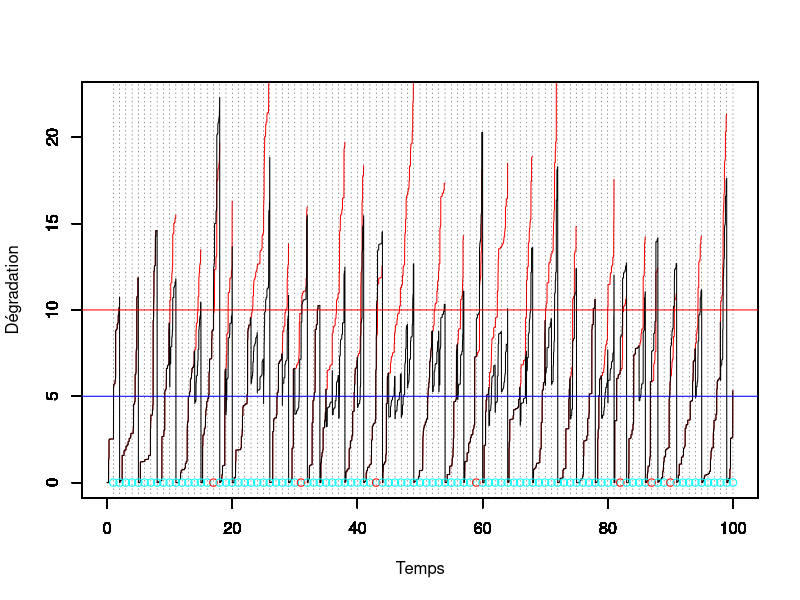
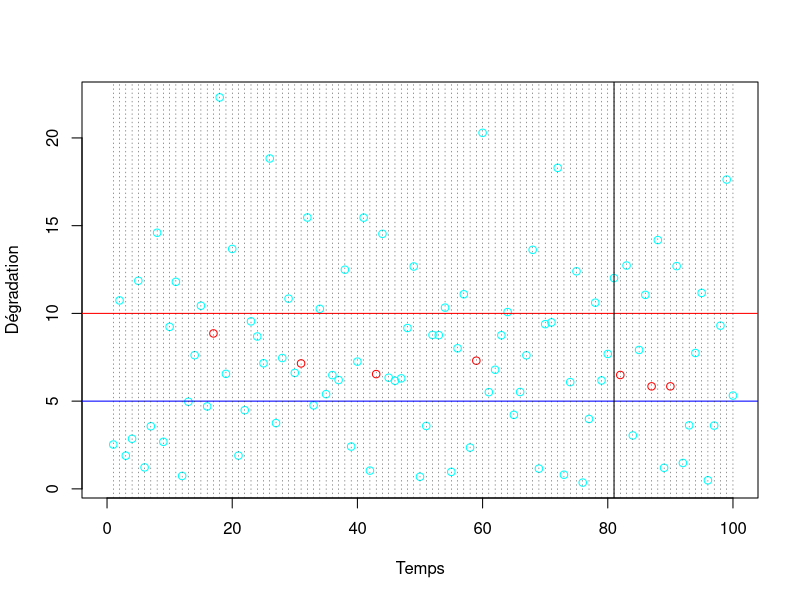

Generate these figures, in order, with R: (Note: this script raises an error after producing the figures.)
#### Programme de simulation lorsqu'on observe uniquement la dégradation juste avant l'inspection
#### avec deux effets de la maintenance :
#### ARD inf avec rho in [0,1] avec proba p
#### ARD inf avec rho' pour les réparations néfastes avec proba 1-p

#############################
#############################
### PREPARATION DU SCRIPT ###
#############################
#############################

# Nettoyage
rm(list = ls())

# Chargement des packages
library(ggplot2)
library(tidyverse)

##################
##################
### PARAMETRES ###
##################
##################

# Intervalle inter-inspection
tau <- 1 
# Paramètre ARDinf pour les maintenances efficaces (avec proba p)
rho <- 0.4 
# Paramètre ARDinf pour les maintenances néfastes (avec proba 1-p)
rho_w <- 0.3 
# Proba que la maintenance préventive soit efficace
p <- 0.8 
# Seuil pour MP
L <- 5 
# Seuil pour MC
M <- 10 

# Paramètre de forme de Gamma a = alpha (t)^beta
alpha <- 2
# Paramètre de forme  de Gamma
beta <- 1.4 
# Paramètre d'échelle du Gamma
b <- 1.5   

# Vecteur des paramètres à estimer
theta <-c(alpha, beta, b, rho, rho_w, p)

###################################################################
###################################################################
### SIMULATION D'UN PROCESSUS JUSQU'A UN HORIZON DE TEMPS DONNE ###
###################################################################
###################################################################

# Fenêtre d'observation du processus
tps.final <- 100 
# Pas de temps pour la simulation
pas <- 0.01 
# Vecteur des instants de simulation
temps <- seq(from = 0,to = tps.final,by = pas)
n <- length(temps)

# Initialisation du nb de cycle de renouvellement
id.newcycle <- FALSE 

# Lombre d'inspections max pendant la fenêtre d'observation
nb.inspections <- floor(tps.final/tau) 

# Temps des inspections (t_i dans le papier)
temps.insp <-temps[tau/pas*(1:nb.inspections)+1] 

# Données observées (pendant les inspections, à t_j^-)
obs <- vector(mode = "numeric", length = nb.inspections)
# Données non observées : 1 si PM efficace, 0 si worse
vect.b <- rep(x = 1, times = nb.inspections) 
# Données observées : 1 si renouvellement
Delta.P <-rep(x = 0, times = nb.inspections) 

# Indicateur prochaine inspection
j <- 1 
# Identifier le j où nouveau cycle
j.newcycle <- 0
# Compteur de cycles
nb.cycles <- 1 

# Processus Gamma simulé : nb.lignes = nb.cycles
x <- matrix(nrow = nb.inspections, ncol = n) 
# Initialisation du processus Gamma = 0 à t = 0
x[nb.cycles,1] <- 0     
for(i in 2:n){
  x[nb.cycles, i] = x[nb.cycles, i-1] + rgamma(1,scale = b, shape = alpha*(temps[i]^beta-temps[i-1]^beta))
}
# Processus Gamma maintenu
y <- vector(mode = "numeric", length = n) 
# Processus Gamma maintenu
y.tilde <- vector(mode = "numeric", length = n) 
y[1] <- 0
y.tilde[1] <- 0

while (j <= nb.inspections) {
  # Boucle sur un cycle de renouvellement
  if (id.newcycle){
    # On resimule un x depuis 0
    # Initialisation du processus Gamma = 0 à t=0
    x[nb.cycles,1] = 0     
    for(i in 2:n){
      x[nb.cycles,i] = x[nb.cycles,i-1] + 
        rgamma(n = 1, scale = b, shape = alpha*(temps[i]^beta-temps[i-1]^beta))
    }
    id.newcycle <- FALSE
  }
  
  y.tilde[((j-1)*tau/pas+2):(j*(tau/pas)+1)] <-
    y[((j-1)*tau/pas+2):(j*(tau/pas)+1)]<-y[(j-1)*tau/pas+1] + 
    x[nb.cycles,((j-j.newcycle-1)*tau/pas+2):((j-j.newcycle)*(tau/pas)+1)] - 
    x[nb.cycles,(j-j.newcycle-1)*tau/pas+1]
  
  # Etat de dégradation à l'inspection (t_j^-)
  obs[j] <- y[j*tau/pas+1] 
  
  if (obs[j] < L) {
    print("no action")
  } else {
    if (obs[j]<M) {
      u <- runif(n = 1)
      if (u>p) vect.b[j] <- 0
      ifelse(u<=p, y[j*tau/pas+1] <- (1-rho)*y[j*tau/pas+1], y[j*tau/pas+1] <- (1+rho_w)*y[j*tau/pas+1])
       # on écrase (ARD infini)
    } else {
      y[j*tau/pas+1] <- 0
      id.newcycle <- TRUE
      j.newcycle <- j
      nb.cycles <- nb.cycles+1
      Delta.P[j] <- 1
    }
  }
  j <- j+1
}

# Indicatrice u_i
vect.u <- (obs<M)*(obs>L) 

#df <- data.frame(temps,x,y)
#mygraph <- ggplot(df,aes(x = temps)) +  
#  geom_line(aes(y = y), color = "darkred") +
#  geom_line(aes(y = x), color="steelblue", linetype="twodash") +
#  geom_abline(slope = 0,intercept = L,color="blue") +
#  geom_abline(slope = 0,intercept = M,color="red")

temps.cycle <- c(0, tau*which(obs>M), tps.final)
indice.temps.cycle <- c(1, tau/pas*(which(obs>M))+1, length(temps))

for (k in 1:nb.cycles){
  plot(x = temps[indice.temps.cycle[k]:indice.temps.cycle[k+1]], 
       y = x[k,1:(indice.temps.cycle[k+1]-indice.temps.cycle[k]+1)],
       col = "red", type = "l", ylim = c(0,max(y.tilde)), xlim = c(0,tps.final), xlab = "", ylab = "")
  par(new = TRUE)
}
plot(x = temps, y = y.tilde, type = "l", ylim = c(0,max(y.tilde)), xlim = c(0,tps.final), ylab = "",
     xlab = "")

par(new = TRUE)
vect.b.fact <- factor(vect.b)
mescouleurs <- rainbow(length(levels(vect.b.fact)))
plot(x = tau*(1:nb.inspections), y = numeric(length = nb.inspections), ylim = c(0,max(y.tilde)),
     type = "p", xlim = c(0,tps.final), xlab = "Temps", ylab = "Dégradation",
     col = mescouleurs[vect.b.fact])
abline(h = L, col = "blue")
abline(h = M, col = "red")
abline(v = tau*(1:nb.inspections), lty = 3, col = grey(0.1), lwd = 0.45)

vect.b.fact <- factor(vect.b)
mescouleurs <- rainbow(length(levels(vect.b.fact)))
plot(x = 1:nb.inspections, y = obs, type = "p", xlim = c(0,tps.final), xlab = "Temps",
     ylab = "Dégradation", col = mescouleurs[vect.b.fact])
abline(h = L, col = "blue")
abline(h = M, col = "red")
abline(v = tau*(1:nb.inspections), lty =3, col = grey(0.1), lwd = 0.45)
abline(v = 81)

###########################################
###########################################
### ESTIMATION DES PARAMETRES : ALGO EM ###
###########################################
###########################################

# Nombre d'itérations
K <- 50

# Initialisation des paramètres
hat.theta<-matrix(nrow = K+1, ncol = 6)
#hat.theta[1,] <- c(1.2,1.1,1.5,0.2,0.2,0.5) # (alpha,beta,b,rho,rho^\prime,p)
hat.theta[1,] <- theta

# On ne définit les p.tildes[i] que lorsque u_{i-1}=1 
ind.u <- which(vect.u[1:(nb.inspections-1)] == 1)

# Indice intervenant dans les sommes (i.e tel que u_{i-1}=1)
ind.i.u <- rep(x = 0, times = nb.inspections)
ind.i.u[ind.u+1] <- 1

# Indice i lorsque Delta_{i-1}=1
ind.Delta <- which(Delta.P == 1)

ind.i.Delta <- rep(x = 0, times = nb.inspections)
ind.i.Delta[ind.Delta+1] <- 1

# Définition des y_{t_{i-1}}
obs.pre <- c(0, obs[1:(nb.inspections-1)])*(1-ind.i.Delta)

temps.insp.pre <- c(0, temps.insp[1:(nb.inspections-1)])

data <- data.frame(temps.insp, temps.insp.pre, obs, obs.pre, vect.u, vect.b, ind.i.u, Delta.P, ind.i.Delta)

# On ne garde que les y_i tq u_{i-1}=1
data1 <- filter(data, ind.i.u == 1) 
#data0 <- filter(data,ind.i.u==0)

delta <- hat.theta[1,1]*(data$temps.insp^hat.theta[1,2]-data$temps.insp.pre^hat.theta[1,2])

#p.tilde <- (hat.theta[1,6]*dgamma(obs-(1-c(0,Delta.P[1:(nb.inspections-1)]))*(1-hat.theta[1,4])^(c(0,vect.u[1:(nb.inspections-1)]))*c(0,obs[1:(nb.inspections-1)]),delta,rate=hat.theta[1,3]))/(hat.theta[1,6]*dgamma(obs-(1-c(0,Delta.P[1:(nb.inspections-1)]))*(1-hat.theta[1,4])^(c(0,vect.u[1:(nb.inspections-1)]))*c(0,obs[1:(nb.inspections-1)]),delta,rate=hat.theta[1,3])+(1-hat.theta[1,6])*dgamma(obs-(1-c(0,Delta.P[(nb.inspections-1)]))*(1+hat.theta[1,5])^(c(0,vect.u[1:(nb.inspections-1)]))*c(0,obs[1:(nb.inspections-1)]),delta,rate=hat.theta[1,3]))
# p.tilde uniquement défini lorsque u_{i-1}=1
p.tilde <- ifelse(data1$obs/data1$obs.pre<=1, 1, 
                  (hat.theta[1,6]*dgamma(data$obs[ind.i.u==1]-(1-hat.theta[1,4])*data$obs.pre[ind.i.u==1],delta[ind.i.u==1],rate=hat.theta[1,3]))/(hat.theta[1,6]*dgamma(data$obs[ind.i.u==1]-(1-hat.theta[1,4])*data$obs.pre[ind.i.u==1],delta[ind.i.u==1],rate=hat.theta[1,3])+(1-hat.theta[1,6])*dgamma(data$obs[ind.i.u==1]-(1+hat.theta[1,5])*data$obs.pre[ind.i.u==1],delta[ind.i.u==1],rate=hat.theta[1,3])))

data.temp <- data.frame(data1, p.tilde)
data1.rhow <- filter(data.temp, p.tilde<1)

# Définition de la borne inf pour rho
lower.rho <- max(1-data1$obs/data1$obs.pre)

# Définition de la borne sup pour rhow en enlevant les cas où p.tilde = 1
upper.rhow <- min(data1.rhow$obs/data1.rhow$obs.pre-1)

#data1.rho<-filter(data1,comp.p.tilde>0)

# forcer les p.tilde = 1 lorsque y_i/y_{i-1}<1 !

# p.tilde[which(data1$obs/data1$obs.pre<=1)] <- 1

for (k in 2:(K+1)){
  # Mise à jour de p
  hat.theta[k,6] <- mean(p.tilde)
  # Calcul des delta_i
  # Mise à jour de b
  num.b <- sum(hat.theta[k-1,1]*(temps.insp^hat.theta[k-1,2]-(c(0,temps.insp[1:(nb.inspections-1)]))^hat.theta[k-1,2]))
  det.b.1 <- sum(data$obs[ind.i.u==0]-data$obs.pre[ind.i.u==0])
  det.b.2 <- sum(p.tilde*(data$obs[ind.i.u==1]-(1-hat.theta[k-1,4])*data$obs.pre[ind.i.u==1])+(1-p.tilde)*(data$obs[ind.i.u==1]-(1+hat.theta[k-1,5])*data$obs.pre[ind.i.u==1]))
  det.b <- det.b.1+det.b.2  
  hat.theta[k,3] <- num.b/det.b 
  # Pour la mise à jour de rho et rho_w, on utilise optim car uniroot ne marche pas... 
  # En effet, plusieurs valeurs annulent la dérivée...
  f.rho <- Vectorize(function(x){
    y.rho <- data$obs[ind.i.u==1] - (1-x)*data$obs.pre[ind.i.u==1]
    logy.rho <- ifelse(y.rho<=0,-1e8,log(y.rho))
    res <- -hat.theta[k,3]*sum(p.tilde*y.rho)+sum(p.tilde*(delta[ind.i.u==1]-1)*logy.rho)
    return(res)
  })
  hat.theta[k,4] <- optimize(f = f.rho, interval = c(lower.rho,1), maximum = TRUE)$maximum
  f.rhow <- Vectorize(function(x){
    # UNE COUILLE ICI 
    # cond <- (p.tilde < 1) & (ind.i.u == 1)
    delta.rhow <- hat.theta[k-1,1]*(data1.rhow$temps.insp^hat.theta[k-1,2]-data1.rhow$temps.insp.pre^hat.theta[k-1,2])
    # 
    y.rhow <-data1.rhow$obs - (1+x)*data1.rhow$obs.pre
    # logy.rhow<-ifelse(y.rhow<=0,-Inf,log(y.rhow))
    logy.rhow <- ifelse(y.rhow<=0,- 1e8, log(y.rhow))
    res <- -hat.theta[k,3]*sum((1-data1.rhow$p.tilde)*y.rhow)+sum((1-data1.rhow$p.tilde)*(delta.rhow-1)*logy.rhow)
    return(res)
  })
  
  hat.theta[k,5] <- optimize(f = f.rhow, interval = c(0,upper.rhow), maximum = TRUE)$maximum
  # Mise à jour de alpha et beta
  y.u.0 <- data$obs[ind.i.u==0]-(1-Delta.P[ind.i.u==0])*data$obs.pre[ind.i.u==0]
  y.rho  <- data$obs[ind.i.u==1]-(1-hat.theta[k,4])*data$obs.pre[ind.i.u==1]
  y.rhow <- data$obs[ind.i.u==1]-(1+hat.theta[k,5])*data$obs.pre[ind.i.u==1]
  logy.u.O <- ifelse(y.u.0<=0, -1e8, log(y.u.0))
  logy.rho <-ifelse(y.rho<=0, -1e8, log(y.rho))
  #logy.rhow <- ifelse(y.rhow<=0, -1e8, log(y.rhow))
  logy.rhow <- y.rhow
  idx <- which(y.rhow<=0)
  logy.rhow[idx] <- -1e8
  logy.rhow[-idx] <- -log(y.rhow[-idx])
  
  f.ab <- Vectorize(function(x){
    delta.u.0 <- x[1]*(data$temps.insp[ind.i.u==0]^x[2]-data$temps.insp.pre[ind.i.u==0]^x[2])
    delta.u.1 <- x[1]*(data$temps.insp[ind.i.u==1]^x[2]-data$temps.insp.pre[ind.i.u==1]^x[2])
    delta.n   <- x[1]*(data$temps.insp^x[2]-data$temps.insp.pre^x[2]) # tous les delta_i
    res <- sum(delta.n)*log(hat.theta[k,3])-sum(log(gamma(delta.n)))+sum((delta.u.0-1)*logy.u.O)+sum(p.tilde*(delta.u.1-1)*logy.rho+(1-p.tilde)*(delta.u.1-1)*ifelse(p.tilde==1,0,logy.rhow))
    return(res)
  })
  hat.theta[k,1:2] <- optim(par = hat.theta[k-1,1:2], fn = f.ab, control = list(fnscale=-1))$par
  # Mise à jour des delta.i
  delta <- hat.theta[k,1]*(data$temps.insp^hat.theta[k,2]-data$temps.insp.pre^hat.theta[k,2])
  # Mise à jour des p.tilde
  p.tilde <- ifelse(data1$obs/data1$obs.pre<=1, 1, (hat.theta[k,6]*dgamma(data$obs[ind.i.u==1]-(1-hat.theta[k,4])*data$obs.pre[ind.i.u==1],delta[ind.i.u==1],rate=hat.theta[k,3]))/(hat.theta[k,6]*dgamma(data$obs[ind.i.u==1]-(1-hat.theta[k,4])*data$obs.pre[ind.i.u==1],delta[ind.i.u==1],rate=hat.theta[k,3])+(1-hat.theta[k,6])*dgamma(data$obs[ind.i.u==1]-(1+hat.theta[k,5])*data$obs.pre[ind.i.u==1],delta[ind.i.u==1],rate=hat.theta[k,3])))

  data.temp <- data.frame(data1,p.tilde)
  data1.rhow <- filter(data.temp,p.tilde<1)
  upper.rhow <- min(data1.rhow$obs/data1.rhow$obs.pre-1)

  print(paste("la valeur de alpha à l'étape ",k," est : ",hat.theta[k,1]))
  print(paste("la valeur de beta à l'étape ",k," est : ",hat.theta[k,2]))
  print(paste("la valeur de b à l'étape ",k," est : ",hat.theta[k,3]))
  print(paste("la valeur de rho à l'étape ",k," est : ",hat.theta[k,4]))
  print(paste("la valeur de rho_w à l'étape ",k," est : ",hat.theta[k,5]))
  print(paste("la valeur de p à l'étape ",k," est : ",hat.theta[k,6]))
  print("==============================================================")
}

# Identifier les p.tildes <1
ind.poor.maintenance <- which(data1$vect.b==0)

# Maintenance où yappartient à [L,M]
cbind(temps.insp[ind.u],vect.b[ind.u],1-p.tilde)

# PLOT 
par(mfrow = c(2, 3))
plot(hat.theta[, 1], type = "l", lwd = 2, ylim = c(0,2*alpha),xlab="k",ylab="alpha")
abline(h = alpha, col = "red", lwd = 2)^
plot(hat.theta[, 2], type = "l", lwd = 2, ylim = c(0,2*beta),xlab="k",ylab="beta")
abline(h = beta, col = "red", lwd = 2)
plot(hat.theta[, 3], type = "l", lwd = 2, ylim = c(0,2*b),xlab="k",ylab="b")
abline(h = b, col = "red", lwd = 2)
plot(hat.theta[, 4], type = "l", lwd = 2, ylim = c(0,1),xlab="k",ylab="rho")
abline(h = rho, col = "red", lwd = 2)
plot(hat.theta[, 5], type = "l", lwd = 2, ylim = c(0,1),xlab="k",ylab="rho_w")
abline(h = rho_w, col = "red", lwd = 2)
plot(hat.theta[, 6], type = "l", lwd = 2, ylim = c(0,1),xlab="k",ylab="p")
abline(h = p, col = "red", lwd = 2)
